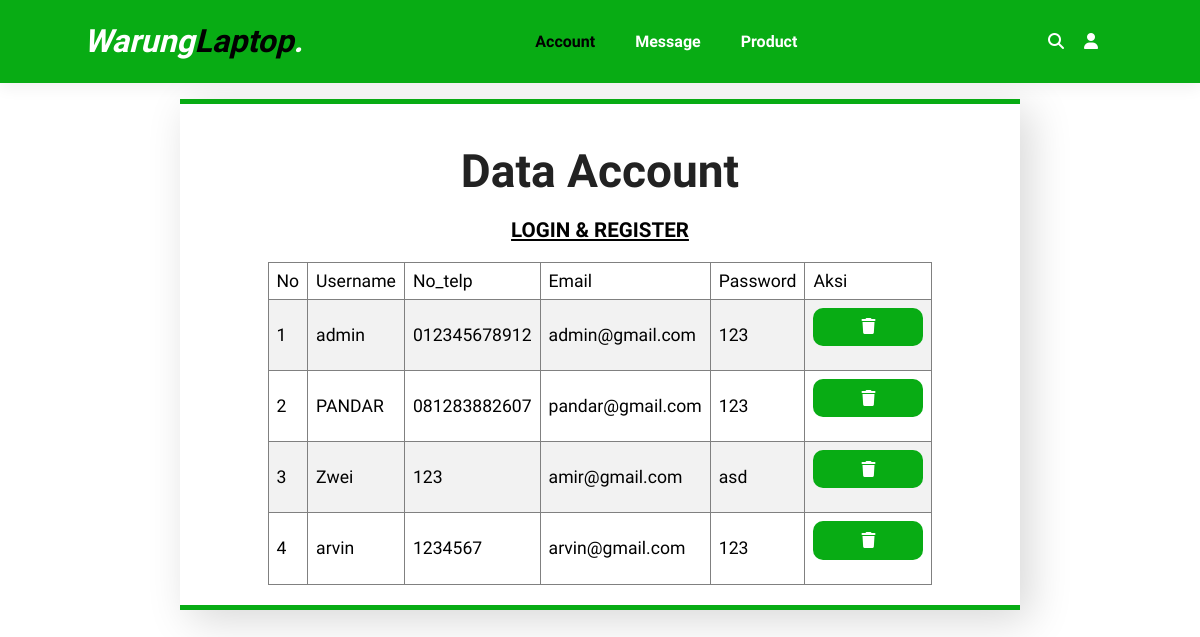
The page /db_admin/admin_account.php on the database its author committed.
### tables this page shows
CREATE TABLE `reg_user` (
  `id_user` int(11) NOT NULL,
  `username` varchar(50) NOT NULL,
  `no_tlp` varchar(12) NOT NULL,
  `email` varchar(50) NOT NULL,
  `password` varchar(50) NOT NULL,
  `rpass` varchar(50) NOT NULL
);

### db_admin/admin_account.php (the view, shortened to what this page needs)
<!DOCTYPE html>
<head>
    <link rel="stylesheet" href="../css/style.css">
    <link rel="stylesheet" href="https://cdnjs.cloudflare.com/ajax/libs/font-awesome/6.4.0/css/all.min.css" />
</head>
<body>
    <header id="header">
        <a href="#" class="logo">Warung<span>Laptop</span>.</a>
        <section id="navbar">
            <a class="active" href="admin_account.php">Account</a>
            <a href="admin_saran.php">Message</a>
            <a href="admin_product.php">Product</a>
        </section>
        <section id="icons">
            <a href="#" id="lg-search" class="fa-solid fa-magnifying-glass"></a>
            <a href="admin_welcome.php" id="lg-profile" class="fa-solid fa-user"></a>
        </section>
    </header>
    <div class="login admin">
        <div class="login-header">
            <table border="1">
                <br>
                <h2>Data Account</h2><br>
                <h3>LOGIN & REGISTER</h3><br>
                <tr>
                    <td>No</td>
                    <td>Username</td>
                    <td>No_telp</td>
                    <td>Email</td>
                    <td>Password</td>
                    <td>Aksi</td>
                </tr>
                <?php
            include "db_config.php";
            $no = 1;
            $query = "SELECT * FROM reg_user";
            $sql = mysqli_query($conn, $query);
            while ($h = mysqli_fetch_array($sql)) {?>
                <tr>
                    <td><?php echo $no ?></td>
                    <td><?php echo $h['username'] ?></td>
                    <td><?php echo $h['no_tlp'] ?></td>
                    <td><?php echo $h['email'] ?></td>
                    <td><?php echo $h['password'] ?></td>
                    <?php
                    echo "<td> <a href='?hapus=$h[id_user]' class='button'><i class='fa-solid fa-trash'> </a></td>";
                    ?>
                </tr>
                <?php $no++;
            }
                ?>
            </table>
        </div>
    </div>
</body>
</html>

### css/style.css (style rules this page uses)
* { margin: 0; padding: 0; box-sizing: border-box; font-family: "Spartan", sans-serif; }
h2 { font-size: 46px; line-height: 54px; color: #222; }
.login .button { margin-bottom: 1rem; display: inline-block; padding: 0.6rem 3rem; font-size: 1rem; color: var(--putih); background-color: var(--primary); cursor: pointer; border-radius: 10px; text-decoration: none; }
#header { display: flex; justify-content: space-between; align-items: center; padding: 1.4rem 7%; background: var(--primary); box-shadow: 0 5px 15px rgba(0, 0, 0, 0.06); z-index: 999; position: sticky; top: 0; left: 0; }
.logo { font-size: 2rem; font-weight: 700; color: var(--putih); font-style: italic; text-decoration: none; }
.logo span { color: var(--hitam); }
#navbar { display: flex; align-items: center; justify-content: center; }
#navbar a { list-style: none; padding: 0 20px; position: relative; text-decoration: none; font-size: 16px; font-weight: 600; color: var(--putih); transition: 0.3s ease; }
#navbar a:hover, #navbar a.active { color: var(--hitam); }
#navbar .active::after, #navbar a:hover::after { width: 50px; height: 2px; background: var(--hitam); position: absolute; bottom: -4px; left: 20px; }
#icons { display: flex; align-items: center; justify-content: center; margin: 0 0.5rem; }
#icons a { list-style: none; padding: 0 10px; position: relative; text-decoration: none; font-size: 16px; font-weight: 600; color: var(--putih); transition: 0.3s ease; }
.login { width: 450px; margin: 16px auto; font-size: 16px; border-top: 5px solid var(--primary); box-shadow: 10px 10px 40px rgba(0, 0, 0, 0.158); display: flex; flex-direction: column; align-items: center; }
.login-header, .login p { margin-top: 0; margin-bottom: 0; }
.login-header { background: var(--putih); padding: 20px; font-size: 1.1rem; font-weight: normal; text-align: center; color: var(--hitam); }
.admin { width: 70%; border-bottom: 5px solid var(--primary); }
.admin table { width: 100%; border-collapse: collapse; }
.admin th, .admin td { padding: 8px; text-align: left; }
.admin tr:nth-child(even) { background-color: #f2f2f2; }
.admin h3 { text-decoration: underline; }

### rows shown on the page
reg_user: username "admin", no_tlp "012345678912", email "admin@gmail.com", password "123"
reg_user: username "PANDAR", no_tlp "081283882607", email "pandar@gmail.com", password "123"
reg_user: username "Zwei", no_tlp "123", email "amir@gmail.com", password "asd"
reg_user: username "arvin", no_tlp "1234567", email "arvin@gmail.com", password "123"
